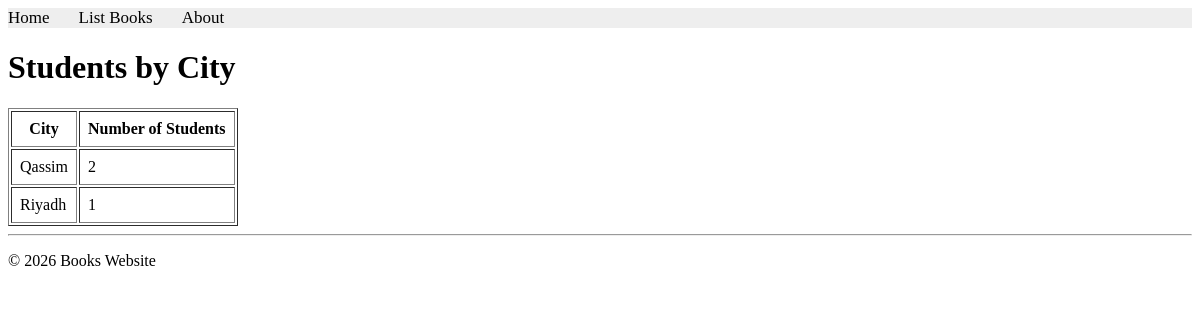
Page /books/lab8/task7 on the committed database.
### apps/bookmodule/models.py (models this page shows)
class Address(models.Model):
    city = models.CharField(max_length=50)

### apps/bookmodule/views.py (the view)
# urls.py: path("lab8/task7", views.lab8_task7, name="lab8_task7"),#لاب8ستيب7
def lab8_task7(request):
    cities = (
        Address.objects
        .values("city")
        .annotate(student_count=Count("student"))
        .order_by("city")
    )
    return render(
        request,
        "bookmodule/studentsByCity.html",
        {"cities": cities}
    )

### apps/templates/bookmodule/studentsByCity.html (shortened to what this page needs)
{% extends "layouts/base.html" %}
{% block content %}
<h1>Students by City</h1>
<table border="1" cellpadding="8">
    <tr>
        <th>City</th>
        <th>Number of Students</th>
    </tr>
    {% for city in cities %}
    <tr>
        <td>{{ city.city }}</td>
        <td>{{ city.student_count }}</td>
    </tr>
    {% empty %}
    <tr>
        <td colspan="2">No cities found.</td>
    </tr>
    {% endfor %}
</table>
{% endblock content %}

### rows in the picture
Address: city "Qassim", student_count "2"
Address: city "Riyadh", student_count "1"
